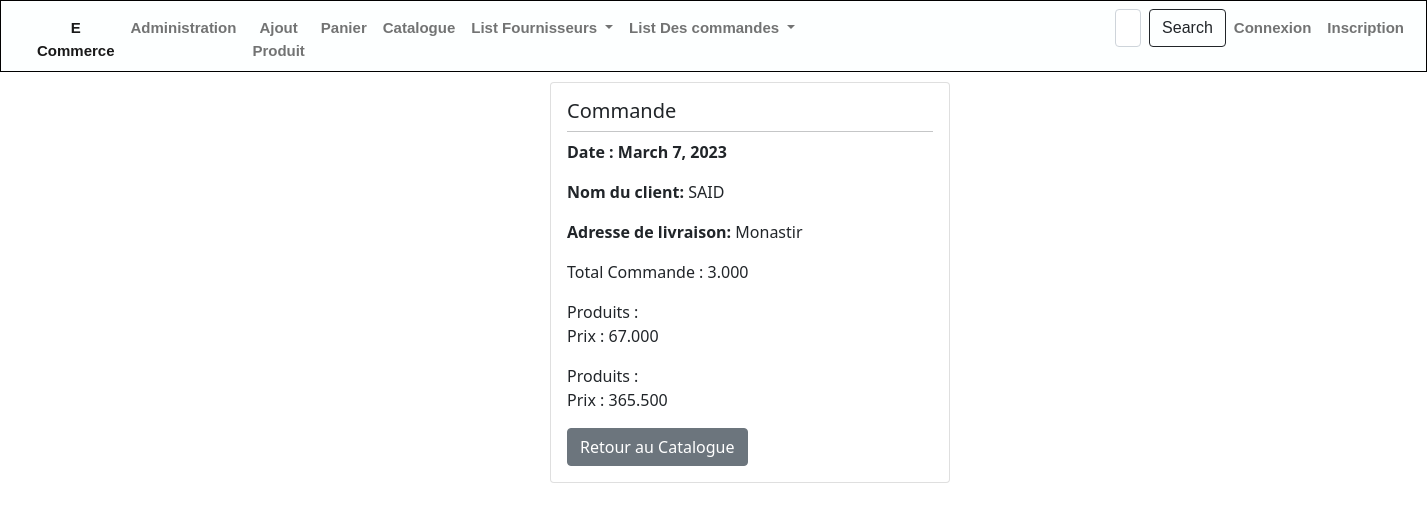
Screenshot of /magasin/Commande/1/ with the database file from the repository.
### magasin/models.py (models this page shows, shortened)
class Commande(models.Model):
    dateCde = models.DateField(null=True, default=date.today)
    nom_client = models.CharField(max_length=100,default="")
    adresse_livraison = models.CharField(max_length=200,default="")
    totalCde = models.DecimalField(max_digits=10, decimal_places=3)
    produits = models.ManyToManyField(Produit, related_name='produits')

class Produit(models.Model):
    Categorie = models.ForeignKey('Categorie', on_delete=models.CASCADE, null=True)
    Fournisseur = models.ForeignKey('Fournisseur', on_delete=models.CASCADE, null=True)
    TYPE_CHOICES=[  ('em','emballé'),
                    ('fr','Frais'),
                    ('cs','Conserve')]
    libelle=models.CharField(max_length=100)
    description=models.TextField(default='non définie')
    prix=models.DecimalField(max_digits=10,decimal_places=3,default=0)
    type=models.CharField(max_length=2,choices=TYPE_CHOICES,default='em')
    img =models.ImageField(upload_to='media/', null=True, blank=True)
    stock = models.IntegerField(default=0)

### magasin/views.py (the view)
# urls.py: path('Commande/<int:commande_id>/', views.detail_commande, name='detail_commande'),
def detail_commande(request, commande_id):
    commande = get_object_or_404(Commande, id=commande_id)
    context = {'commande': commande}
    return render(request, 'Commandes/detail_commande.html', context)

### magasin/templates/Commandes/detail_commande.html (shortened to what this page needs)
{% extends 'magasin/base.html' %}
{% block content %}
  <div class="card" style="width: 400px;margin: 10px; margin-left: 550px;" >
   <div class="card-body">
       <h5 class="card-title">Commande</h5>
       <hr class="dropdown-divider">
       <p class="card-text"><b>Date : {{commande.dateCde}}</b></p>
       <p class="card-text"><b>Nom du client:</b> {{commande.nom_client}}</p>
       <p class="card-text"><b>Adresse de livraison:</b> {{commande.adresse_livraison}}</p>
       <p class="card-text">Total Commande : {{commande.totalCde}}</p>
       {% for produit in commande.produits.all %}
       <p class="card-text"> Produits : {{produit.libellé}} <br>
            Prix : {{produit.prix}}</p>
       {% endfor %}
       <a href="{% url 'ListCommande' %}" class="btn btn-secondary">Retour au Catalogue</a>
   </div>
</div>
{% endblock %}

### rows the page displays
Commande: dateCde "March 7, 2023", nom_client "SAID", adresse_livraison "Monastir", totalCde "3.000"
Produit: prix "67.000"
Produit: prix "365.500"
